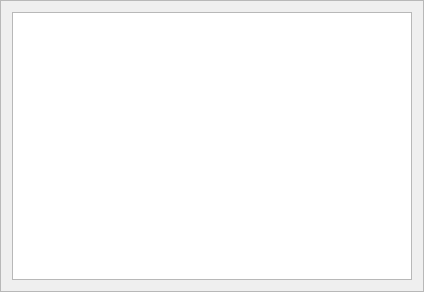
<?xml version="1.0" encoding="UTF-8"?>
<ui version="4.0">
 <class>MLVControl</class>
 <widget class="QFrame" name="MLVControl">
  <property name="geometry">
   <rect>
    <x>0</x>
    <y>0</y>
    <width>424</width>
    <height>292</height>
   </rect>
  </property>
  <property name="windowTitle">
   <string>Лог МЛВ</string>
  </property>
  <property name="frameShape">
   <enum>QFrame::StyledPanel</enum>
  </property>
  <property name="frameShadow">
   <enum>QFrame::Raised</enum>
  </property>
  <layout class="QGridLayout" name="gridLayout">
   <property name="topMargin">
    <number>11</number>
   </property>
   <item row="0" column="0">
    <layout class="QHBoxLayout" name="horizontalLayout">
     <item>
      <widget class="QListWidget" name="listLog"/>
     </item>
    </layout>
   </item>
  </layout>
 </widget>
 <resources/>
 <connections/>
</ui>
